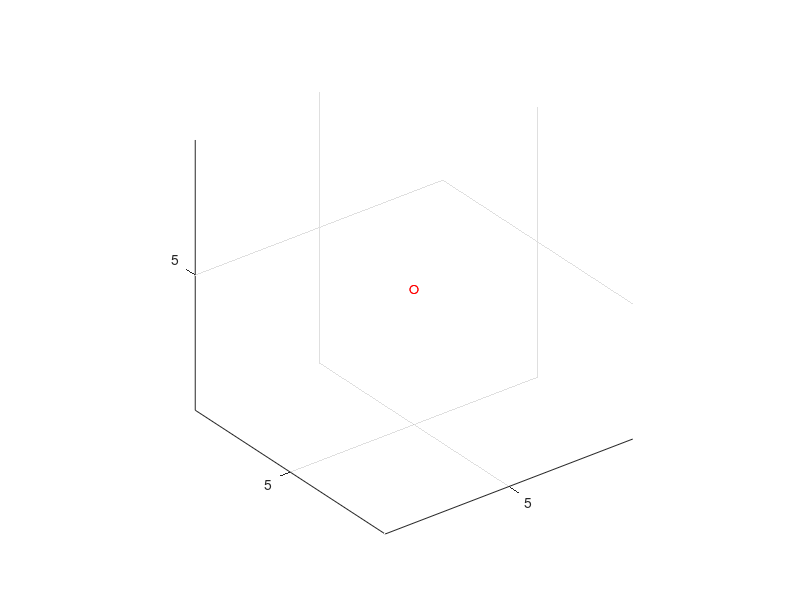

The MATLAB source for this figure:
% Ingresar las cargas de las partículas
carga1 = input('Ingrese la carga de la primera partícula en Coulombs: ');
carga2 = input('Ingrese la carga de la segunda partícula en Coulombs: ');
carga3 = input('Ingrese la carga de la tercera partícula en Coulombs: ');

% Ingresar las coordenadas de las partículas
x1 = input('Ingrese la coordenada x de la primera partícula: ');
y1 = input('Ingrese la coordenada y de la primera partícula: ');
z1 = input('Ingrese la coordenada z de la primera partícula: ');

x2 = input('Ingrese la coordenada x de la segunda partícula: ');
y2 = input('Ingrese la coordenada y de la segunda partícula: ');
z2 = input('Ingrese la coordenada z de la segunda partícula: ');

% Ingresar las coordenadas de la tercera partícula
x3 = input('Ingrese la coordenada x de la tercera partícula: ');
y3 = input('Ingrese la coordenada y de la tercera partícula: ');
z3 = input('Ingrese la coordenada z de la tercera partícula: ');

% Crear una figura y un gráfico 3D
figure;
h = plot3([x1 x2], [y1 y2], [z1 z2], 'ro');
hold on;
grid on;
axis equal;

% Calcular la distancia entre las partículas
distancia = sqrt((x2 - x1)^2 + (y2 - y1)^2 + (z2 - z1)^2);

% Calcular la fuerza entre las partículas usando la ley de Coulomb
k = 8.99e9; % Constante de Coulomb
fuerza = k * abs(carga1 * carga2) / distancia^2;

% Calcular la distancia entre la tercera partícula y las otras dos partículas
distancia3_1 = sqrt((x3 - x1)^2 + (y3 - y1)^2 + (z3 - z1)^2);
distancia3_2 = sqrt((x3 - x2)^2 + (y3 - y2)^2 + (z3 - z2)^2);

% Calcular la fuerza entre la tercera partícula y las otras dos partículas usando la ley de Coulomb
fuerza3_1 = k * abs(carga1 * carga3) / distancia3_1^2;
fuerza3_2 = k * abs(carga2 * carga3) / distancia3_2^2;

% Calcular el campo eléctrico de la tercera partícula
campo_electrico3 = fuerza3_1 / carga3;

% Calcular la dirección del campo eléctrico de la tercera partícula
direccion_x3 = (x3 - x1) / distancia3_1;
direccion_y3 = (y3 - y1) / distancia3_1;
direccion_z3 = (z3 - z1) / distancia3_1;

% Mostrar el resultado
fprintf('El campo eléctrico de la tercera partícula es: %.2f N/C en la dirección (%.2f, %.2f, %.2f)\n', campo_electrico3, direccion_x3, direccion_y3, direccion_z3);

% Callback para el movimiento del mouse
set(gcf, 'WindowButtonMotionFcn', @dragObject);

% Callback para el clic del mouse
set(gcf, 'WindowButtonDownFcn', @startDrag);

% Variables para el arrastre
dragging = false;
offset = [0 0 0];

% Función para iniciar el arrastre
function startDrag(~,~)
    dragging = true;
    cp = get(gca,'CurrentPoint');
    offset = cp(1,1:3) - [x1 y1 z1];
end

% Función para arrastrar el objeto
function dragObject(~,~)
    if dragging
        cp = get(gca,'CurrentPoint');
        x1 = cp(1,1) - offset(1);
        y1 = cp(1,2) - offset(2);
        z1 = cp(1,3) - offset(3);
        set(h, 'XData', [x1 x2], 'YData', [y1 y2], 'ZData', [z1 z2]);
        drawnow;
    end
end